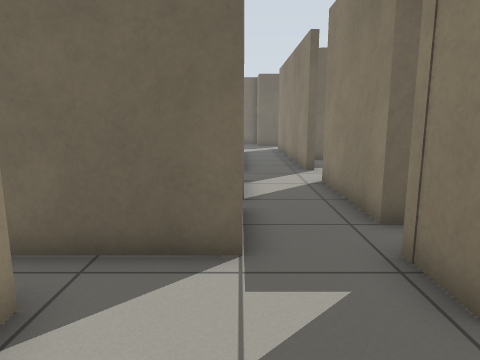
view 1 (above)

24 first-person views from a walk through a world built for the Gazebo simulator. The camera is 0.94 m above the floor, tilts 10° down and sees 70° across. The floor is counted in squares, 0.5 m on a side. Each view is taken from the middle of a square. On the plan, view 1 faces up. The plan holds only what a view shows up to about 17 squares ahead; the rest is blank. The place goes on beyond the plan.

view 2
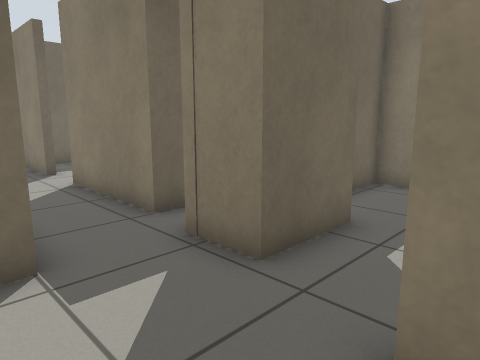

view 3
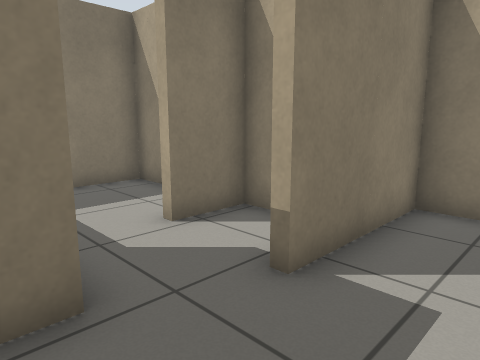

view 4
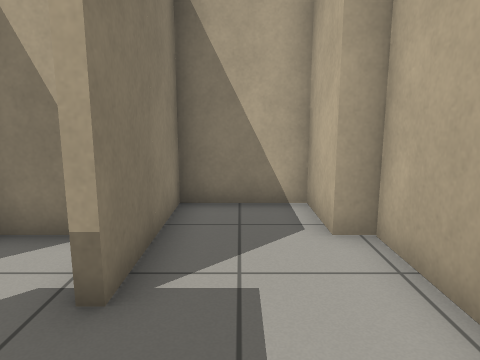

view 5
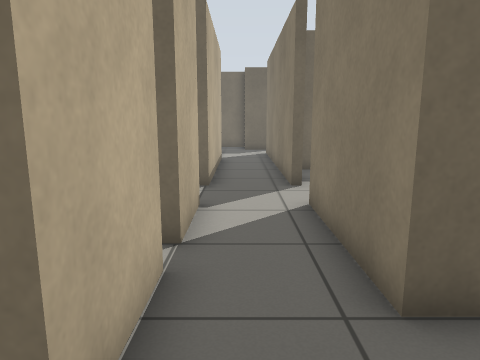

view 6
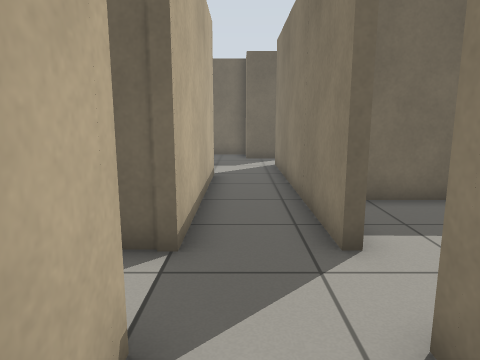

view 7
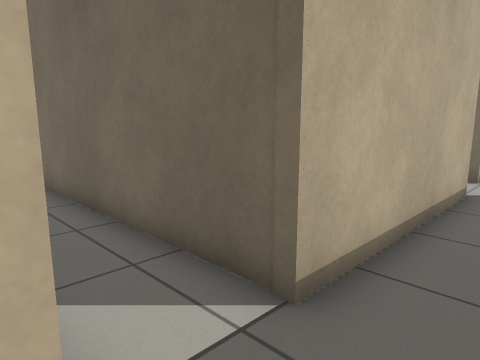

view 8
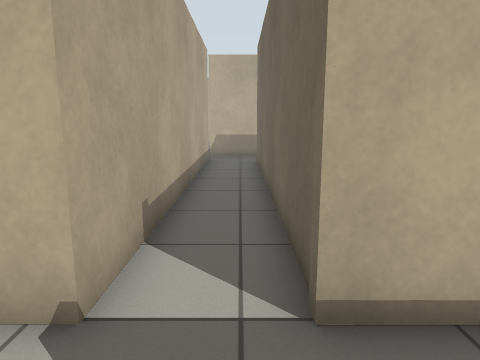

view 9
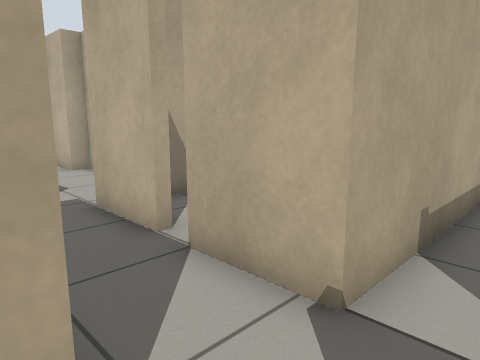

view 10
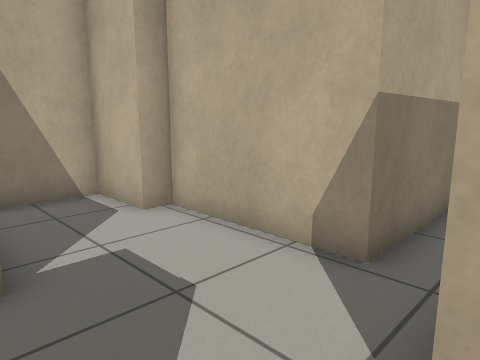

view 11
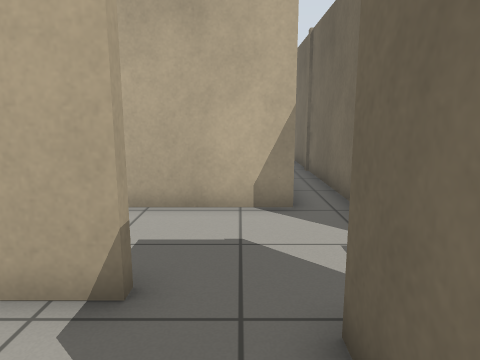

view 12
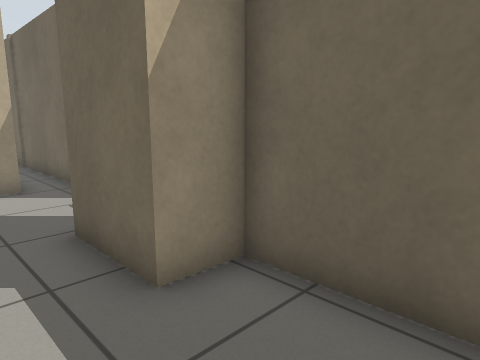

view 13
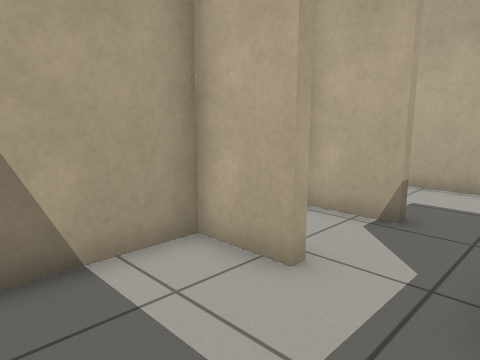

view 14
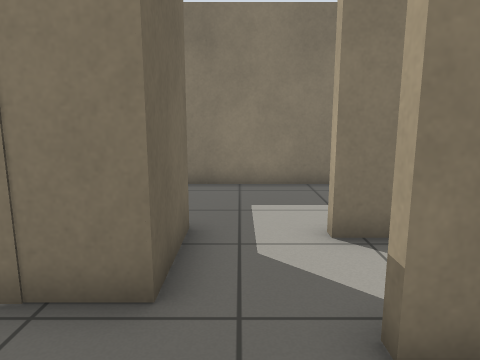

view 15
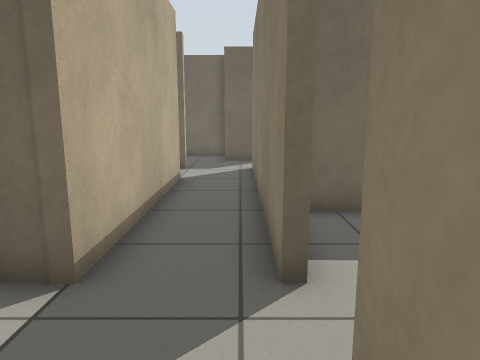

view 16
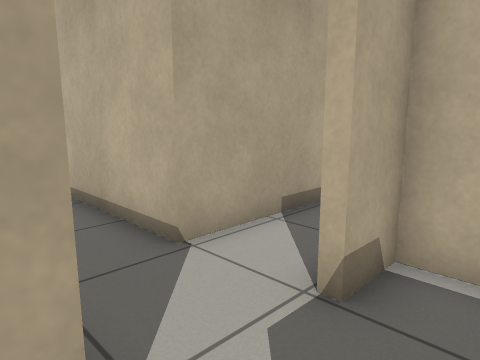

view 17
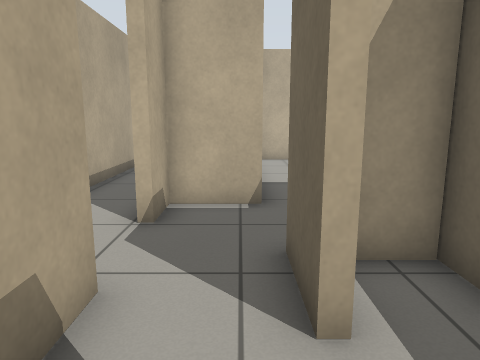

view 18
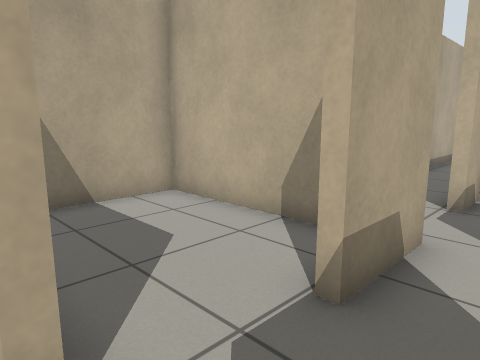

view 19
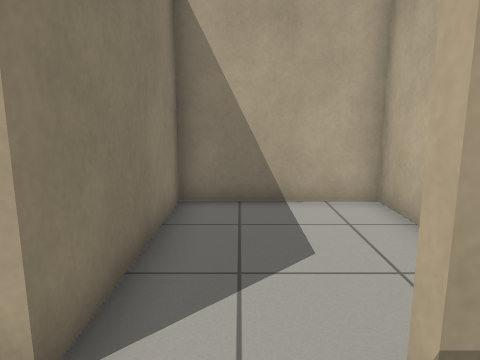

view 20
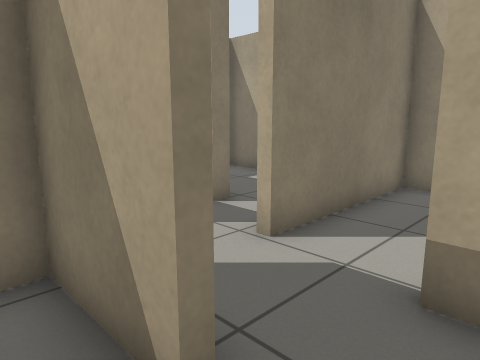

view 21
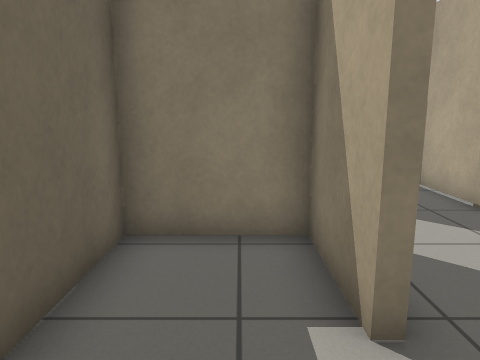

view 22
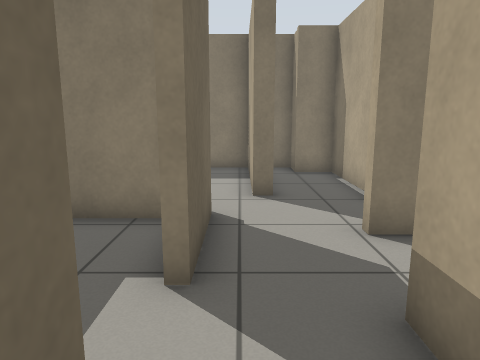

view 23
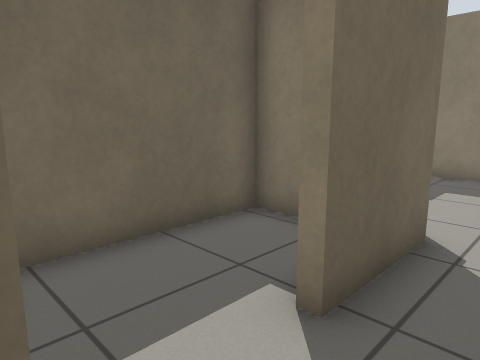

view 24
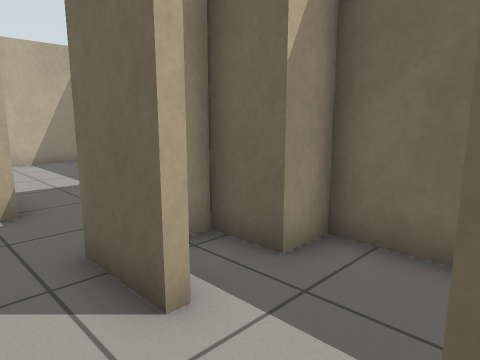

### Floor plan
Ten units are one square. View 1 is at (0, 0); x grows to the right and y downward. Boxes are objects, and circles mark ways between rooms. Rooms are numbered by the first view taken in them; rooms with no view inside come last. Other rooms are left out.
<svg viewBox="-130 -284 225 325">
<path fill="none" stroke="#000" d="M46 -6 46 14 90 14 90 -43 48 -43 48 -29 23 -29M28 14 43 14 43 -6M-15 14 -15 36 14 36 14 -8 17 -8 17 12M-22 -32 -22 14M29 -128 26 -128 26 -204M1 -71 1 -45 -110 -45M26 -60 26 -106M1 -198 1 -128 -125 -128M23 -29 23 -46M-61 -32 -22 -32M-125 -105 1 -105 1 -80M34 -247 13 -247M-15 -245 -15 -224 -1 -224 -1 -220M26 -214 26 -224 36 -224M36 -224 50 -224M28 -209 28 -162 74 -162 74 -220M88 -247 56 -247M56 -249 84 -249 84 -279 33 -279 33 -267 17 -267 17 -255"/>
<circle cx="0" cy="-30" r="3" fill="#2a7"/>
<circle cx="25" cy="-235" r="3" fill="#2a7"/>
<circle cx="45" cy="-250" r="3" fill="#2a7"/>
<text x="30" y="-10">1</text>
<text x="-10" y="-120">2</text>
<text x="10" y="-240">3</text>
<text x="50" y="-210">4</text>
<text x="50" y="-260">5</text>
</svg>
Room 1 opens to room 2. Room 3 opens to room 4. Room 4 opens to room 5.

Where each view was taken, in squares from view 1:
view 1: 0 up, 0 right, facing up
view 2: 0 up, 1 left, facing up-right
view 3: 4 up, 1 left, facing down-right
view 4: 4 up, 0 right, facing down
view 5: 3 up, 1 right, facing up
view 6: 8 up, 1 right, facing up
view 7: 10 up, 2 right, facing up-left
view 8: 12 up, 3 right, facing left
view 9: 12 up, 3 right, facing down-left
view 10: 5 up, 2 right, facing down-left
view 11: 2 up, 5 right, facing left
view 12: 1 up, 8 right, facing up-left
view 13: 3 up, 8 right, facing down-left
view 14: 2 up, 1 left, facing right
view 15: 9 up, 2 right, facing up
view 16: 24 up, 3 right, facing down-left
view 17: 24 up, 6 right, facing left
view 18: 24 up, 8 right, facing down-left
view 19: 24 up, 6 right, facing down
view 20: 26 up, 4 right, facing down-right
view 21: 26 up, 3 right, facing right
view 22: 24 up, 2 right, facing right
view 23: 23 up, 3 right, facing up-right
view 24: 23 up, 6 right, facing up-left
